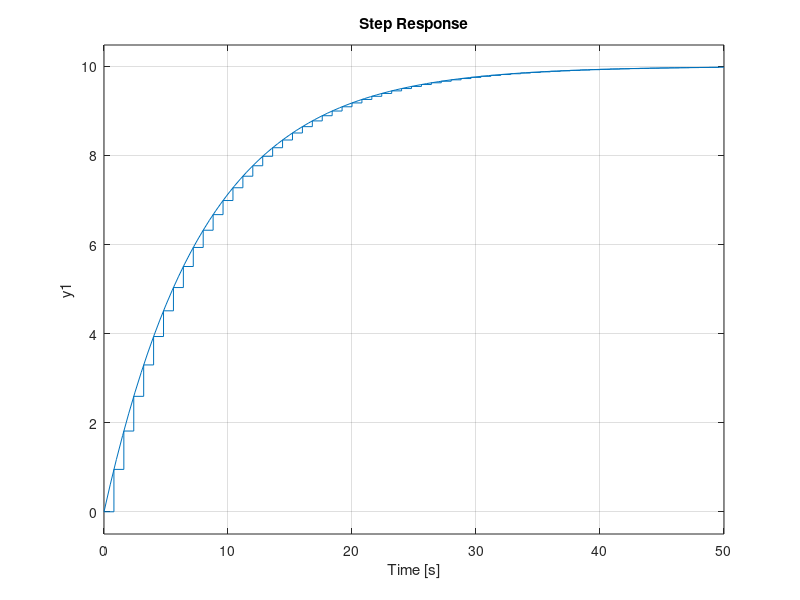
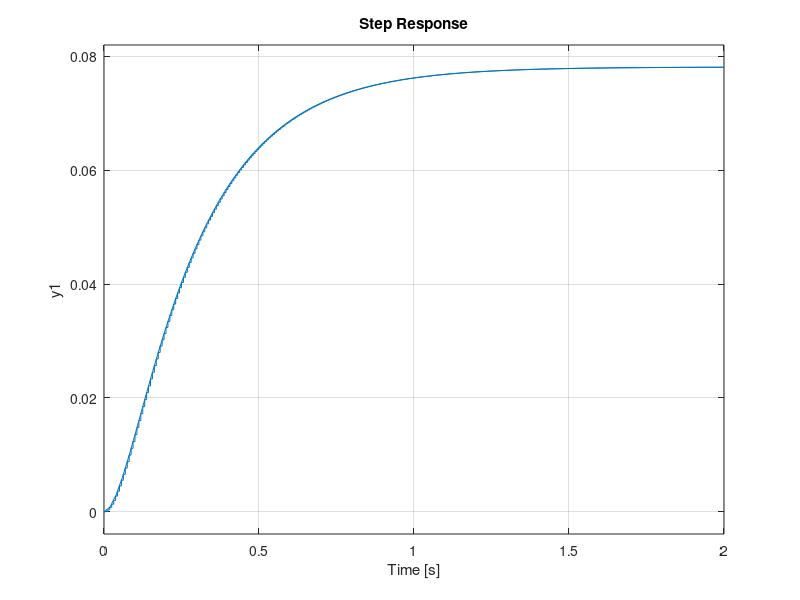
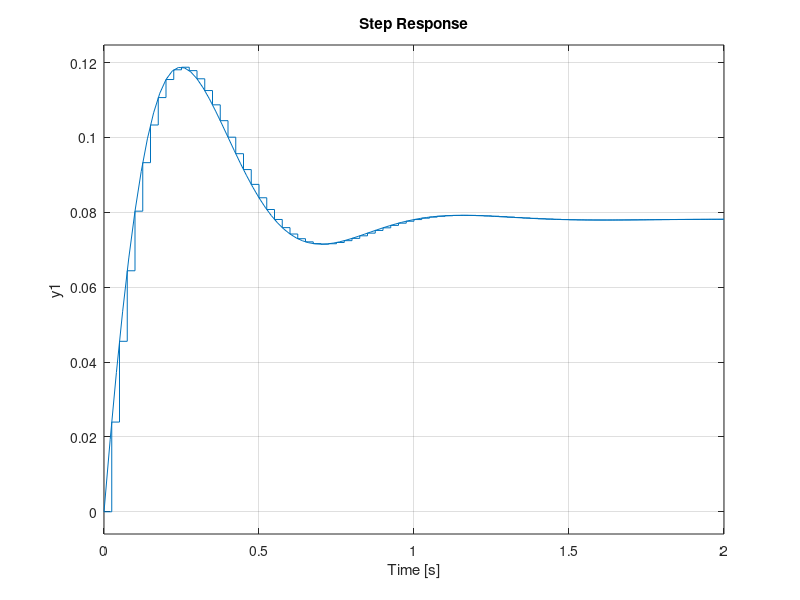
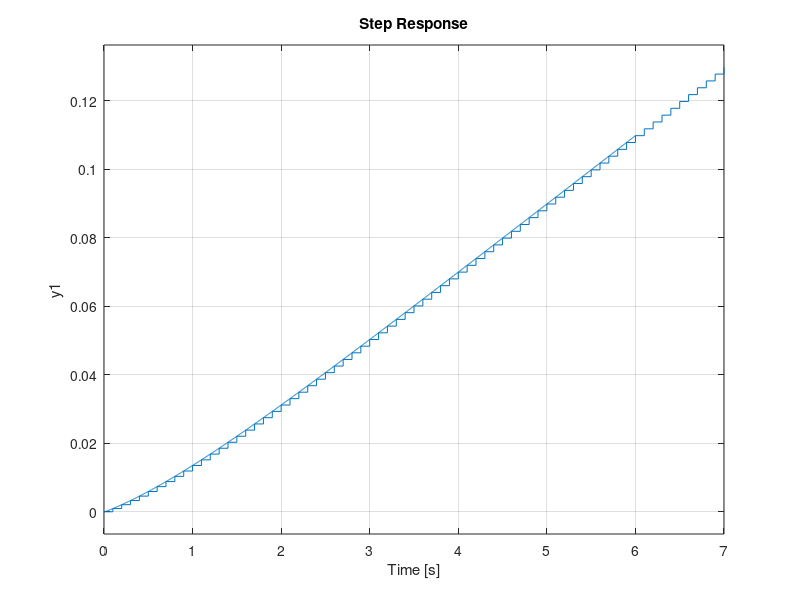

The MATLAB script that drew these images, in order:
close all
H=tf(10,[8 1])
Hdis=c2d(H,0.8,'zoh')
step(H), hold on, step(Hdis)

H=tf(5,conv([1 4],[1 16]))
Hdis=c2d(H,1/160,'zoh')
figure, step(H), hold on, step(Hdis)

H=tf([1 5],[1 8 64])
Hdis=c2d(H,1/40,'zoh')
figure, step(H), hold on, step(Hdis)

H=tf([1 2],[1 101 100 0])
Hdis=c2d(H,1/10,'zoh')
figure, step(H), hold on, step(Hdis)

% P=[1 2.5 5 10 25 50 100]
% esanti=[1/50 1/50 1/50 1/100 1/250 1/500 1/1000]
% for i=1:length(P)
%     H=tf(200,conv([1 1],[1 P(i)]))
%     Hdis=c2d(H,esanti(i),'zoh')
%     figure, step(H), hold on, step(Hdis)
% end
% 
% H=tf([1 7],[1 9], 'IOdelay', 0.5)
% Hdis=c2d(H,0.05,'zoh')
% figure, step(H), hold on, step(Hdis)
